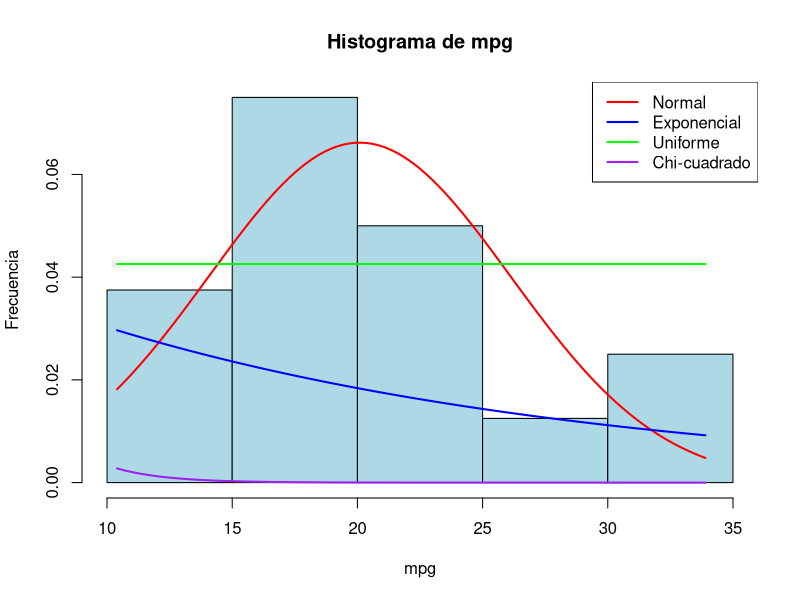
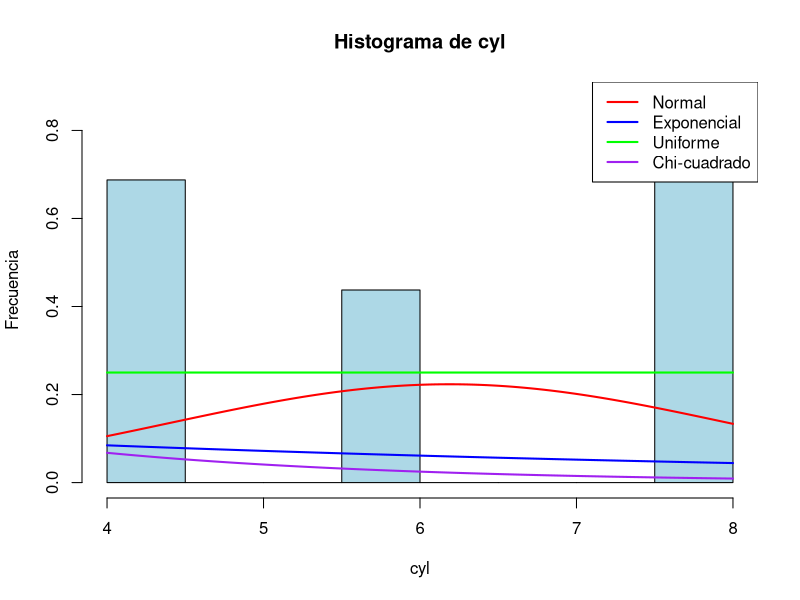
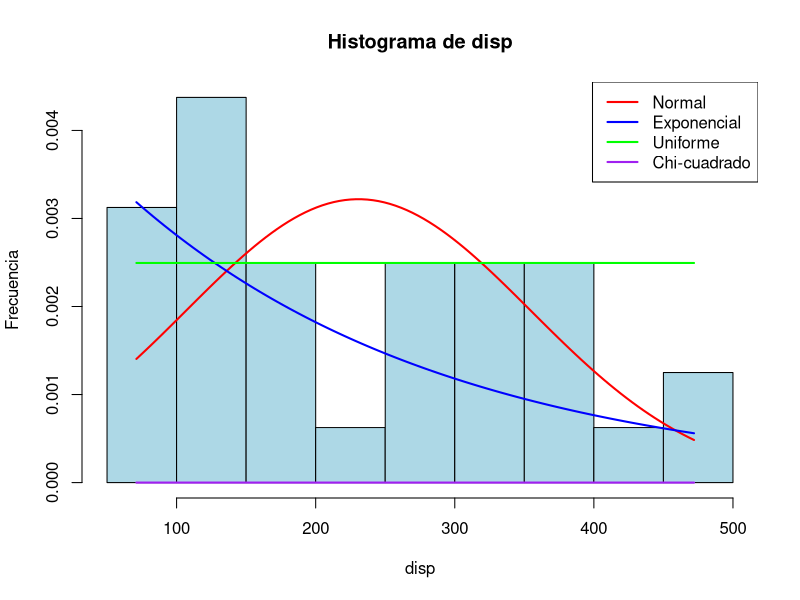
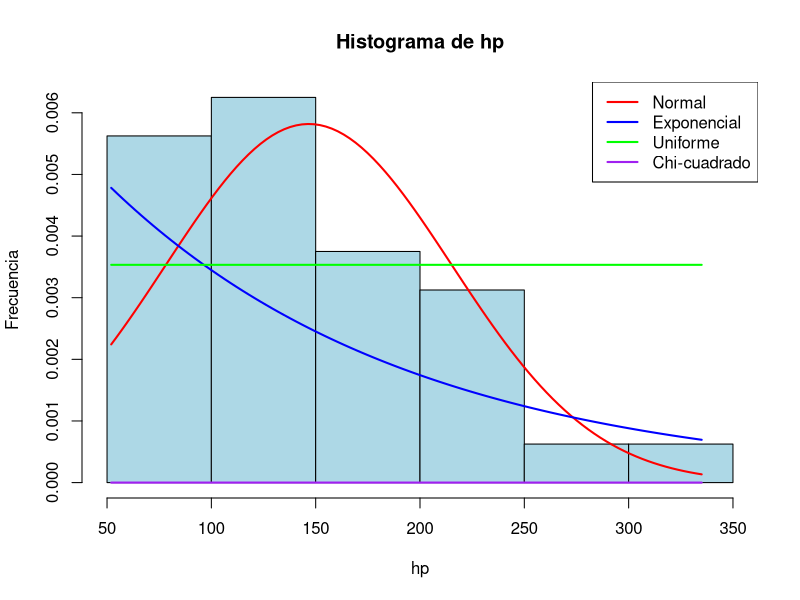
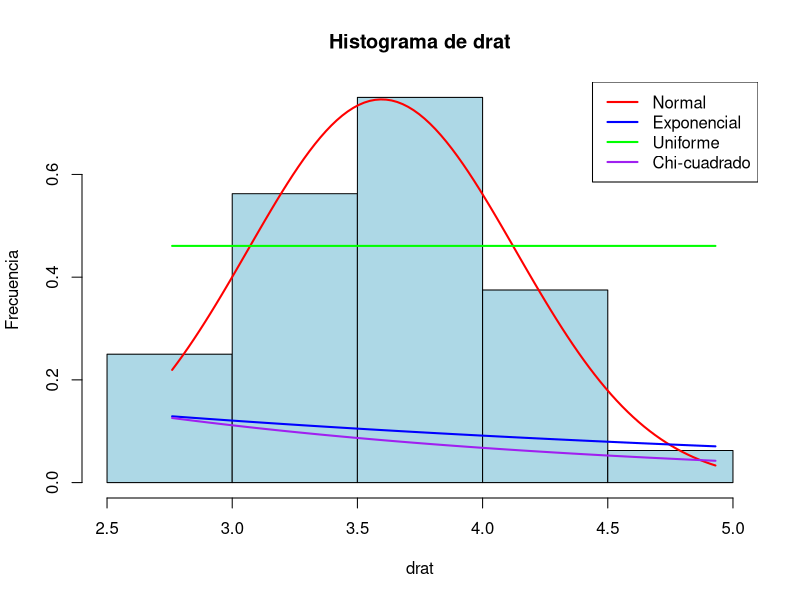
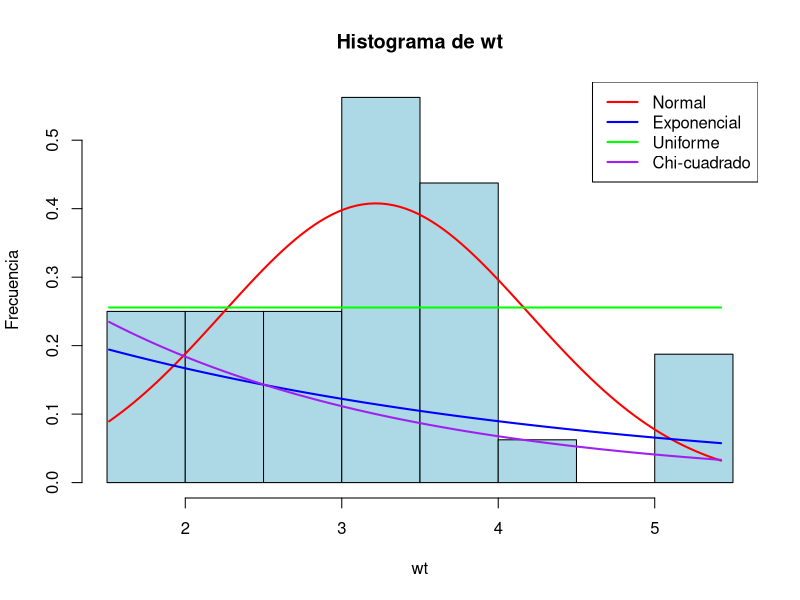
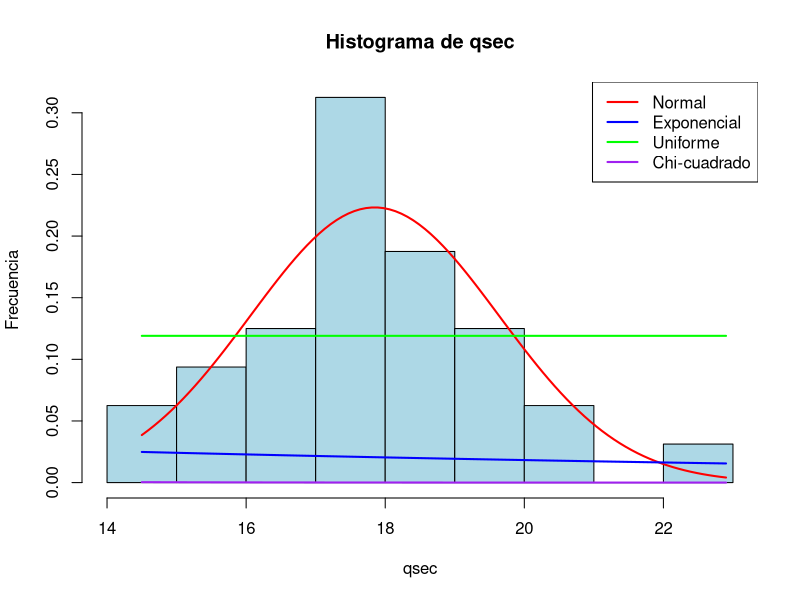
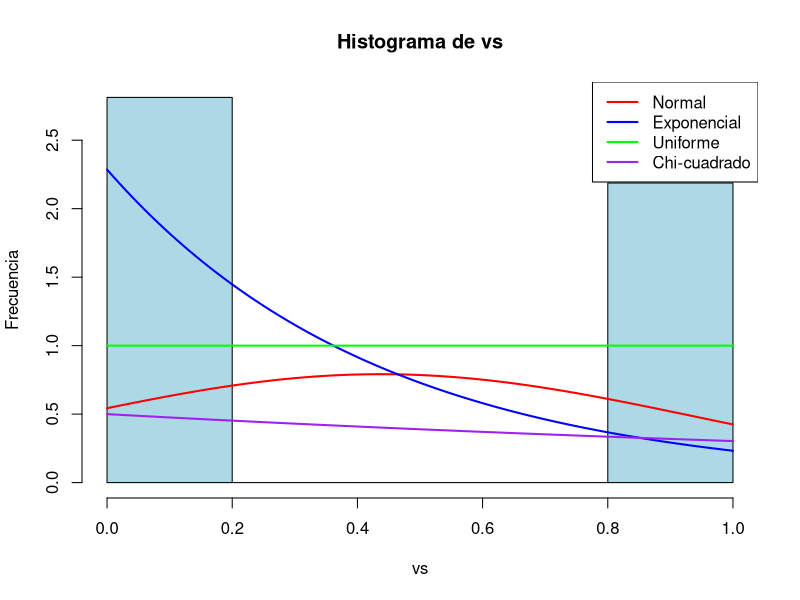

Here is the R script that generated these plots, in order:
# Cargar el conjunto de datos mtcars
data(mtcars)

# Crear una lista de nombres de las variables en mtcars
variables <- names(mtcars)

# Iterar sobre cada variable y generar su histograma con las curvas de densidad
for (var in variables) {
  # Extraer la variable actual
  variable <- mtcars[[var]]
  
  # Especificar el archivo de salida para guardar la imagen
  png(filename = paste0("histograma_", var, ".png"), width = 800, height = 600)
  
  # Crear el histograma
  hist(variable, 
       main = paste("Histograma de", var), 
       xlab = var, 
       ylab = "Frecuencia", 
       col = "lightblue", 
       border = "black", 
       probability = TRUE)
  
  # Generar la secuencia de valores para las curvas de densidad
  x <- seq(min(variable), max(variable), length = 100)
  
  # Curva de densidad normal
  y_normal <- dnorm(x, mean = mean(variable), sd = sd(variable))
  lines(x, y_normal, col = "red", lwd = 2)
  
  # Curva de densidad exponencial
  y_exp <- dexp(x, rate = 1/mean(variable))
  lines(x, y_exp, col = "blue", lwd = 2)
  
  # Curva de densidad uniforme
  y_unif <- dunif(x, min = min(variable), max = max(variable))
  lines(x, y_unif, col = "green", lwd = 2)
  
  # Curva de densidad chi-cuadrado
  df <- 2  # Grados de libertad para la distribución chi-cuadrado
  y_chi <- dchisq(x, df = df)
  lines(x, y_chi, col = "purple", lwd = 2)
  
  # Agregar una leyenda
  legend("topright", legend = c("Normal", "Exponencial", "Uniforme", "Chi-cuadrado"),
         col = c("red", "blue", "green", "purple"), lwd = 2)
  
  # Cerrar el dispositivo gráfico para guardar la imagen
  dev.off()
}
